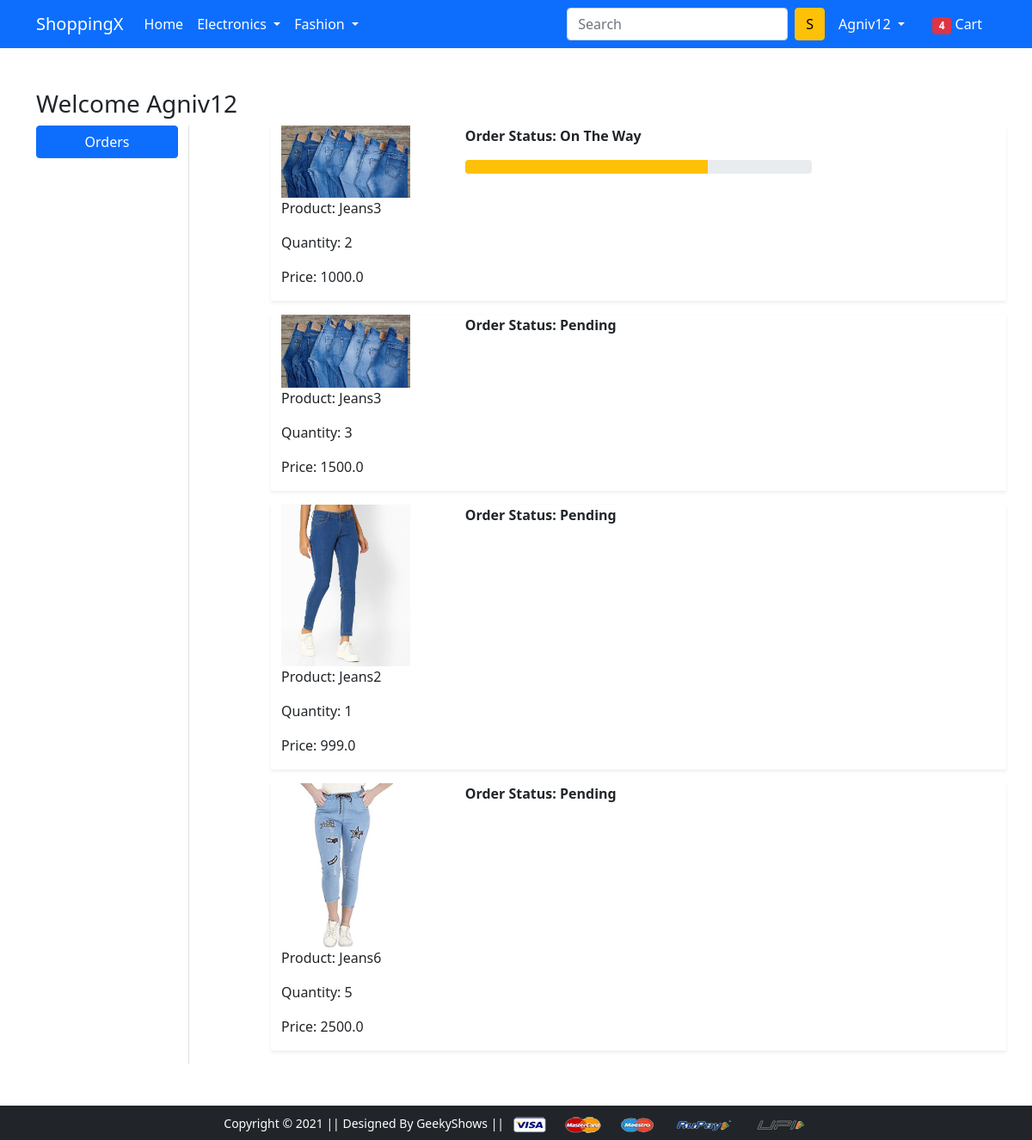
The app's page /orders/ (signed in) with its own data.
### app/models.py (models this page shows, shortened)
class OrderPlaced(models.Model):
    user = models.ForeignKey(User, on_delete=models.CASCADE)
    customer = models.ForeignKey(Customer, on_delete=models.CASCADE)
    product = models.ForeignKey(Product, on_delete=models.CASCADE)
    quantity = models.PositiveIntegerField(default=1)
    ordered_date = models.DateField(auto_now_add=True)
    status = models.CharField(
        max_length=50, choices=STATUS_CHOICES, default='Pending')
    @property
    def total_cost(self):
        return self.quantity * self.product.discounted_price

class Product(models.Model):
    title = models.CharField(max_length=100)
    selling_price = models.FloatField()
    discounted_price = models.FloatField()
    description = models.TextField()
    brand = models.CharField(max_length=100)
    category = models.CharField(choices=CATEGORY_CHOICES, max_length=2)
    product_image = models.ImageField(upload_to='productimg')

### app/views.py (the view)
# urls.py: path('orders/', views.orders, name='orders'),
@login_required
def orders(request):
    op = OrderPlaced.objects.filter(user=request.user)
    return render(request, 'app/orders.html', {'order_placed': op})

### app/templates/app/orders.html (shortened to what this page needs)
{% extends 'app/base.html' %}
{% load static %}
{% block main-content %}
<div class="container my-5">
  <div class="row">
    <h3>Welcome <span class="text-capitalize">{{request.user}}</span></h3>
    <div class="col-sm-2 border-end">
      <ul class="list-unstyled">
        <li class="d-grid">
          <a href="{% url 'orders' %}" class="btn btn-primary">Orders</a>
        </li>
      </ul>
    </div>
    <div class="col-sm-9 offset-sm-1">
      {% for op in order_placed %}
      <div class="row shadow-sm mb-3">
        <div class="col-sm-3">
          <img
            src="{{op.product.product_image.url}}"
            alt=""
            srcset=""
            class="img-fluid"
            height="150"
            width="150"
          />
          <div>
            <p>Product: {{op.product.title}}</p>
            <p>Quantity: {{op.quantity}}</p>
            <p>Price: {{op.total_cost}}</p>
          </div>
        </div>
        <div class="col-sm-6 fw-bold">
          <p>Order Status: {{op.status}}</p>
          {% if op.status == "On The Way" %}
          <div class="progress">
            <div
              class="progress-bar bg-warning"
              role="progressbar"
              style="width: 70%"
              aria-valuenow="70"
              aria-valuemin="0"
              aria-valuemax="100"
            ></div>
          </div>
          {% endif %}
        </div>
      </div>
      {% endfor %}
    </div>
  </div>
</div>
{% endblock main-content %}

### app/templates/app/base.html (shortened to what this page needs)
<!DOCTYPE html>
{% load static %}
<html lang="en">
  <head>
    <link
      href="https://cdn.jsdelivr.net/npm/bootstrap@5.0.0-beta1/dist/css/bootstrap.min.css"
      rel="stylesheet"
    />
    <link rel="stylesheet" href="{% static 'app/css/owl.carousel.min.css' %}" />
    <link rel="stylesheet" href="{% static 'app/css/all.min.css' %}" />
    <link rel="stylesheet" href="{% static 'app/css/style.css' %}" />
  </head>
  <body>
    <nav class="navbar navbar-expand-lg navbar-dark bg-primary">
      <div class="container">
        <a class="navbar-brand" href="/">ShoppingX</a>
        <div class="collapse navbar-collapse" id="navbarSupportedContent">
          <ul class="navbar-nav me-auto mb-2 mb-lg-0">
            <li class="nav-item">
              <a class="nav-link active" aria-current="page" href="/">Home</a>
            </li>
            <li class="nav-item dropdown">
              <a
                class="nav-link dropdown-toggle text-white"
                href="#"
                id="electronicsDropdown"
                role="button"
                data-bs-toggle="dropdown"
                aria-expanded="false"
              >
                Electronics
              </a>
            </li>
            <li class="nav-item dropdown">
              <a
                class="nav-link dropdown-toggle text-white"
                href="#"
                id="fashionDropdown"
                role="button"
                data-bs-toggle="dropdown"
                aria-expanded="false"
              >
                Fashion
              </a>
            </li>
          </ul>
          <form class="d-flex">
            <input
              class="form-control me-2"
              type="search"
              placeholder="Search"
              aria-label="Search"
            />
            <button class="btn btn-warning" type="submit">S</button>
          </form>
          <div>
            <ul class="navbar-nav me-auto mb-2 mb-lg-0">
              {% if request.user.is_authenticated %}
              <li class="nav-item dropdown mx-2">
                <a
                  class="nav-link dropdown-toggle text-white"
                  href="#"
                  id="profileDropdown"
                  role="button"
                  data-bs-toggle="dropdown"
                  aria-expanded="false"
                >
                  {{request.user.username|capfirst}}
                </a>
              </li>
              <li class="nav-item mx-2">
                <a href="{% url 'showcart' %}" class="nav-link text-white"
                  ><span class="badge bg-danger">4</span> Cart
                </a>
              </li>
              {% endif %}
            </ul>
          </div>
        </div>
      </div>
    </nav>
     {% block main-content %} {% endblock main-content %}
    <footer class="container-fluid bg-dark text-center p-2 mt-5">
      <small class="text-white"
        >Copyright &copy; 2021 || Designed By GeekyShows ||
      </small>
      <img
        src="{% static 'app/images/payment.png' %}"
        alt=""
        srcset=""
        class="img-fluid"
        height="2px"
      />
    </footer>
  </body>
</html>

### records on screen
OrderPlaced: product.product_image (picture), product "Jeans3", quantity "2", total_cost "1000.0", status "On The Way"
OrderPlaced: product.product_image (picture), product "Jeans3", quantity "3", total_cost "1500.0", status "Pending"
OrderPlaced: product.product_image (picture), product "Jeans2", quantity "1", total_cost "999.0", status "Pending"
OrderPlaced: product.product_image (picture), product "Jeans6", quantity "5", total_cost "2500.0", status "Pending"

### other values on screen
{{ request.user.username|capfirst }} "Agniv12"
{{ request.user }} "Agniv12"
